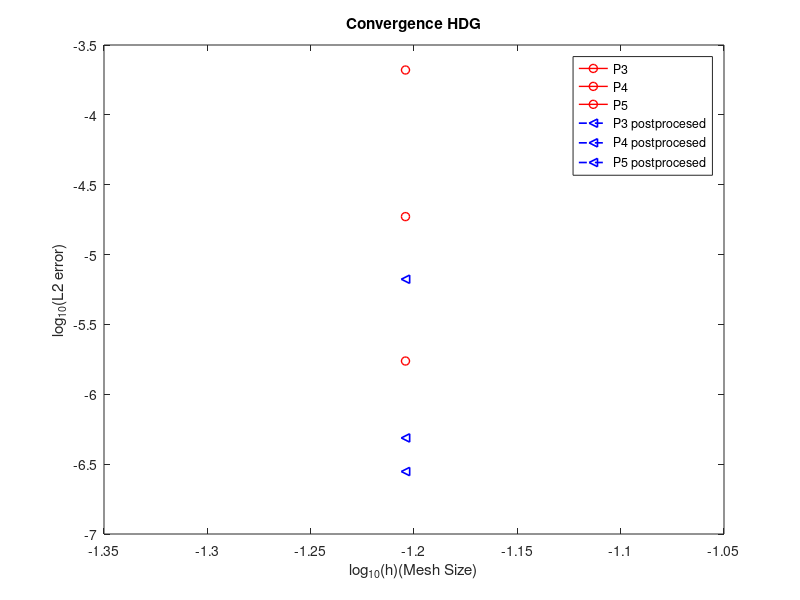

This chart was generated by the following MATLAB code:

function superconv

errors = [0.00020943	1.87e-05  1.73e-06];

errorspost = [6.66e-06	4.87e-07	2.80e-07];


hs = 0.5.^[4];
lerrors = log10(errors);
lerrorspost = log10(errorspost);
lhs = log10(hs);
figure
plot(lhs,lerrors,'ro-','LineWidth',1)
hold on
plot(lhs,lerrorspost,'b<--','LineWidth',1.2)

legend('P3','P4','P5','P3 postprocesed','P4 postprocesed','P5 postprocesed')
xlabel('log_{10}(h)(Mesh Size)'), ylabel('log_{10}(L2 error)')
title('Convergence HDG')




% slopesFirstSegment = (lerrorspost(end,:)-lerrorspost(end-1,:))/(lhs(end)-lhs(end-1));
% slopesSecondSegment = (lerrorspost(end-1,:)-lerrorspost(end-2,:))/(lhs(end-1)-lhs(end-2));
% 
% SlopeTriangles (lhs,lerrors,slopesFirstSegment);